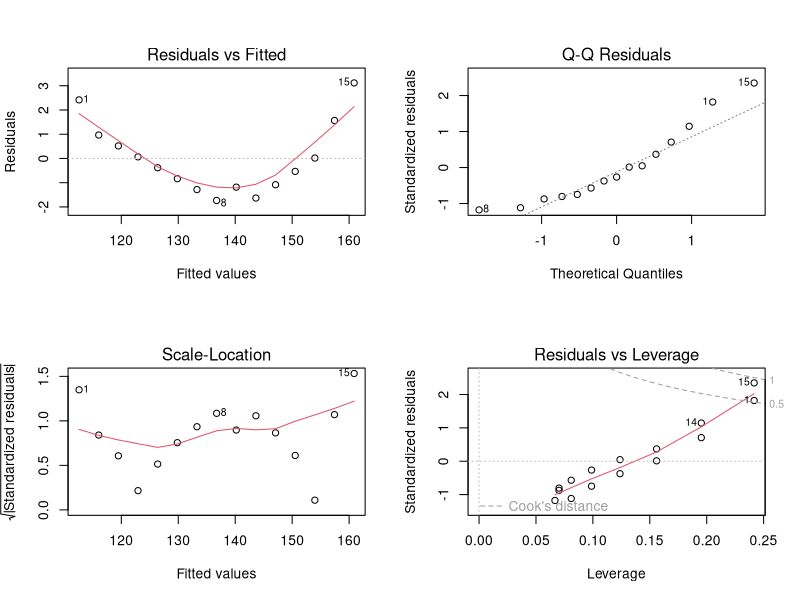
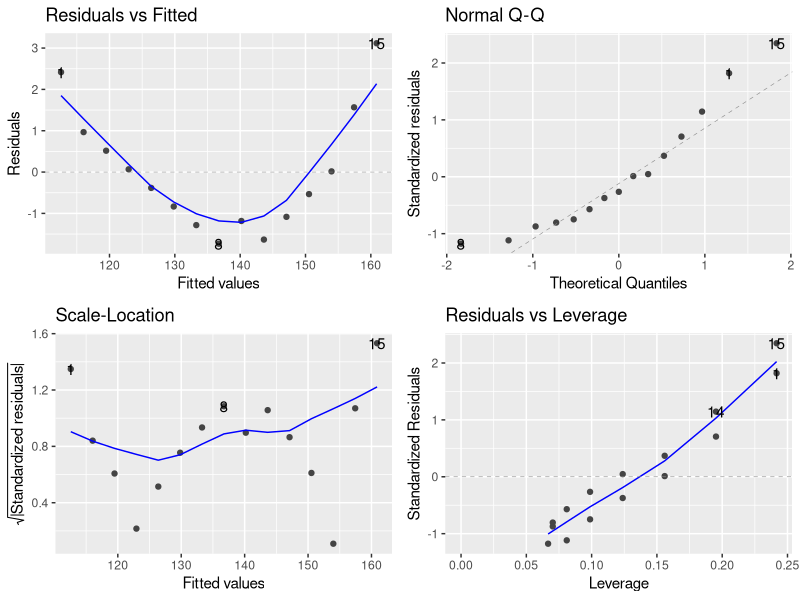
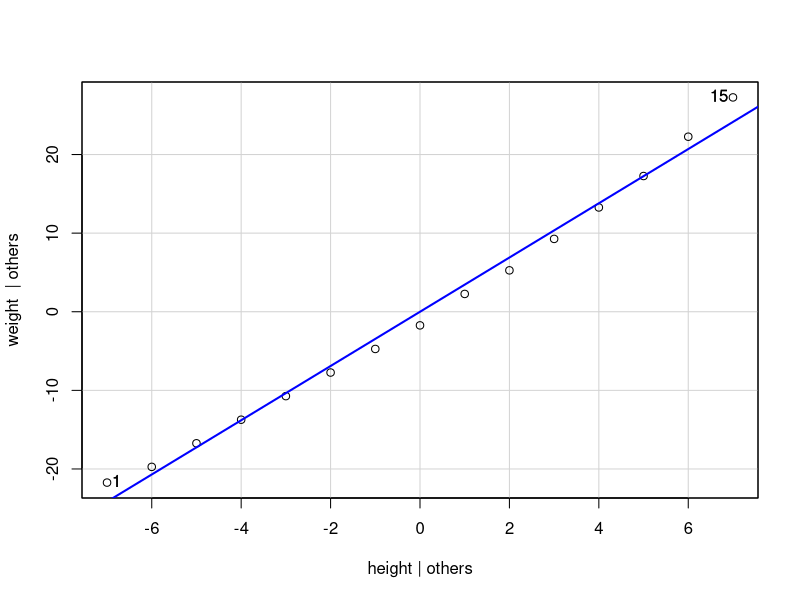
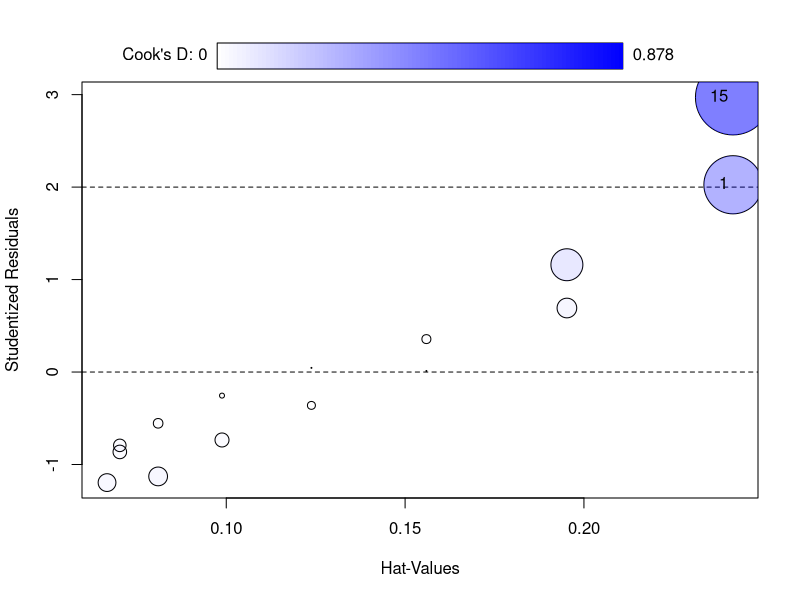

R code for these plots, in order:
# Linear Regression - Graphs for Visualise


fit = lm(weight ~ height, data=women)

#Base Package
par(mfrow=c(2,2))
plot(fit, ask=FALSE)
par(mfrow=c(1,1))


library(ggfortify)  #ggplotbased
autoplot(fit)


#Cooks Distance
#measures howm much the Predicted value of DV changes for all the obsversations in the sample when a particular observation is excluded from the sample for estimation of regression
car::avPlots(fit)
car::influencePlot(fit)
